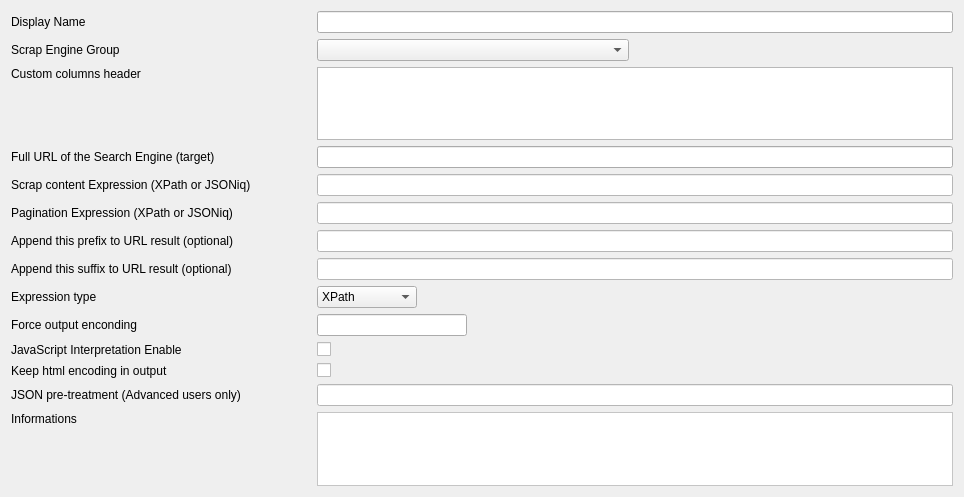
              <widget class="QWidget" name="scrollAreaWidgetContents_6">
               <property name="geometry">
                <rect>
                 <x>0</x>
                 <y>0</y>
                 <width>964</width>
                 <height>497</height>
                </rect>
               </property>
               <layout class="QVBoxLayout" name="verticalLayout_25">
                <item>
                 <layout class="QGridLayout" name="gridLayout_4">
                  <property name="topMargin">
                   <number>0</number>
                  </property>
                  <item row="16" column="0" colspan="2">
                   <spacer name="verticalSpacer_8">
                    <property name="orientation">
                     <enum>Qt::Vertical</enum>
                    </property>
                    <property name="sizeHint" stdset="0">
                     <size>
                      <width>20</width>
                      <height>40</height>
                     </size>
                    </property>
                   </spacer>
                  </item>
                  <item row="2" column="0">
                   <widget class="QLabel" name="label_30">
                    <property name="sizePolicy">
                     <sizepolicy hsizetype="Preferred" vsizetype="Preferred">
                      <horstretch>0</horstretch>
                      <verstretch>0</verstretch>
                     </sizepolicy>
                    </property>
                    <property name="minimumSize">
                     <size>
                      <width>300</width>
                      <height>0</height>
                     </size>
                    </property>
                    <property name="text">
                     <string>Display Name</string>
                    </property>
                   </widget>
                  </item>
                  <item row="12" column="1">
                   <widget class="QCheckBox" name="javascriptInterpretationEnable">
                    <property name="maximumSize">
                     <size>
                      <width>20</width>
                      <height>16777215</height>
                     </size>
                    </property>
                    <property name="text">
                     <string/>
                    </property>
                   </widget>
                  </item>
                  <item row="8" column="0">
                   <widget class="QLabel" name="label_54">
                    <property name="sizePolicy">
                     <sizepolicy hsizetype="Preferred" vsizetype="Preferred">
                      <horstretch>0</horstretch>
                      <verstretch>0</verstretch>
                     </sizepolicy>
                    </property>
                    <property name="minimumSize">
                     <size>
                      <width>300</width>
                      <height>0</height>
                     </size>
                    </property>
                    <property name="text">
                     <string>Append this prefix to URL result (optional)</string>
                    </property>
                   </widget>
                  </item>
                  <item row="14" column="0">
                   <widget class="QLabel" name="label_57">
                    <property name="sizePolicy">
                     <sizepolicy hsizetype="Preferred" vsizetype="Preferred">
                      <horstretch>0</horstretch>
                      <verstretch>0</verstretch>
                     </sizepolicy>
                    </property>
                    <property name="minimumSize">
                     <size>
                      <width>300</width>
                      <height>0</height>
                     </size>
                    </property>
                    <property name="toolTip">
                     <string>This functionnality is very usefull if you scrap asynchronous data where the HTML is returned inside a JSON Object or JSON Array.
RDDZ Scraper will get the content of the JSON array or Object you specified, and then execute the XPATH on it.</string>
                    </property>
                    <property name="text">
                     <string>JSON pre-treatment (Advanced users only)</string>
                    </property>
                   </widget>
                  </item>
                  <item row="9" column="0">
                   <widget class="QLabel" name="label_36">
                    <property name="sizePolicy">
                     <sizepolicy hsizetype="Preferred" vsizetype="Preferred">
                      <horstretch>0</horstretch>
                      <verstretch>0</verstretch>
                     </sizepolicy>
                    </property>
                    <property name="minimumSize">
                     <size>
                      <width>300</width>
                      <height>0</height>
                     </size>
                    </property>
                    <property name="text">
                     <string>Append this suffix to URL result (optional)</string>
                    </property>
                   </widget>
                  </item>
                  <item row="6" column="0">
                   <widget class="QLabel" name="label_10">
                    <property name="sizePolicy">
                     <sizepolicy hsizetype="Preferred" vsizetype="Preferred">
                      <horstretch>0</horstretch>
                      <verstretch>0</verstretch>
                     </sizepolicy>
                    </property>
                    <property name="minimumSize">
                     <size>
                      <width>300</width>
                      <height>0</height>
                     </size>
                    </property>
                    <property name="toolTip">
                     <string>&lt;!DOCTYPE HTML PUBLIC &quot;-//W3C//DTD HTML 4.0//EN&quot; &quot;http://www.w3.org/TR/REC-html40/strict.dtd&quot;&gt;
&lt;html&gt;&lt;head&gt;&lt;meta name=&quot;qrichtext&quot; content=&quot;1&quot; /&gt;&lt;style type=&quot;text/css&quot;&gt;
p, li { white-space: pre-wrap; }
&lt;/style&gt;&lt;/head&gt;&lt;body style=&quot; font-family:'Sans'; font-size:10pt; font-weight:400; font-style:normal;&quot;&gt;
&lt;p style=&quot; margin-top:0px; margin-bottom:0px; margin-left:0px; margin-right:0px; -qt-block-indent:0; text-indent:0px;&quot;&gt;It must be a valid &lt;a href=&quot;http://www.w3.org/TR/xpath/&quot;&gt;&lt;span style=&quot; text-decoration: underline; color:#0000ff;&quot;&gt;XPath&lt;/span&gt;&lt;/a&gt;&lt;/p&gt;&lt;/body&gt;&lt;/html&gt;</string>
                    </property>
                    <property name="text">
                     <string>Scrap content Expression (XPath or JSONiq)</string>
                    </property>
                   </widget>
                  </item>
                  <item row="5" column="0">
                   <widget class="QLabel" name="label_27">
                    <property name="sizePolicy">
                     <sizepolicy hsizetype="Preferred" vsizetype="Preferred">
                      <horstretch>0</horstretch>
                      <verstretch>0</verstretch>
                     </sizepolicy>
                    </property>
                    <property name="minimumSize">
                     <size>
                      <width>300</width>
                      <height>0</height>
                     </size>
                    </property>
                    <property name="maximumSize">
                     <size>
                      <width>300</width>
                      <height>16777215</height>
                     </size>
                    </property>
                    <property name="text">
                     <string>Full URL of the Search Engine (target)</string>
                    </property>
                   </widget>
                  </item>
                  <item row="7" column="0">
                   <widget class="QLabel" name="label_31">
                    <property name="sizePolicy">
                     <sizepolicy hsizetype="Preferred" vsizetype="Preferred">
                      <horstretch>0</horstretch>
                      <verstretch>0</verstretch>
                     </sizepolicy>
                    </property>
                    <property name="minimumSize">
                     <size>
                      <width>300</width>
                      <height>0</height>
                     </size>
                    </property>
                    <property name="toolTip">
                     <string>&lt;!DOCTYPE HTML PUBLIC &quot;-//W3C//DTD HTML 4.0//EN&quot; &quot;http://www.w3.org/TR/REC-html40/strict.dtd&quot;&gt;
&lt;html&gt;&lt;head&gt;&lt;meta name=&quot;qrichtext&quot; content=&quot;1&quot; /&gt;&lt;style type=&quot;text/css&quot;&gt;
p, li { white-space: pre-wrap; }
&lt;/style&gt;&lt;/head&gt;&lt;body style=&quot; font-family:'Sans'; font-size:10pt; font-weight:400; font-style:normal;&quot;&gt;
&lt;p style=&quot; margin-top:0px; margin-bottom:0px; margin-left:0px; margin-right:0px; -qt-block-indent:0; text-indent:0px;&quot;&gt;It must be a valid &lt;a href=&quot;http://www.w3.org/TR/xpath/&quot;&gt;&lt;span style=&quot; text-decoration: underline; color:#0000ff;&quot;&gt;XPath&lt;/span&gt;&lt;/a&gt;&lt;/p&gt;&lt;/body&gt;&lt;/html&gt;</string>
                    </property>
                    <property name="text">
                     <string>Pagination Expression (XPath or JSONiq)</string>
                    </property>
                   </widget>
                  </item>
                  <item row="15" column="0">
                   <widget class="QLabel" name="label_55">
                    <property name="sizePolicy">
                     <sizepolicy hsizetype="Preferred" vsizetype="Preferred">
                      <horstretch>0</horstretch>
                      <verstretch>0</verstretch>
                     </sizepolicy>
                    </property>
                    <property name="minimumSize">
                     <size>
                      <width>300</width>
                      <height>0</height>
                     </size>
                    </property>
                    <property name="text">
                     <string>Informations</string>
                    </property>
                    <property name="alignment">
                     <set>Qt::AlignLeading|Qt::AlignLeft|Qt::AlignTop</set>
                    </property>
                   </widget>
                  </item>
                  <item row="12" column="0">
                   <widget class="QLabel" name="label_56">
                    <property name="sizePolicy">
                     <sizepolicy hsizetype="Preferred" vsizetype="Preferred">
                      <horstretch>0</horstretch>
                      <verstretch>0</verstretch>
                     </sizepolicy>
                    </property>
                    <property name="minimumSize">
                     <size>
                      <width>300</width>
                      <height>0</height>
                     </size>
                    </property>
                    <property name="text">
                     <string>JavaScript Interpretation Enable</string>
                    </property>
                   </widget>
                  </item>
                  <item row="4" column="0" alignment="Qt::AlignTop">
                   <widget class="QLabel" name="label_59">
                    <property name="sizePolicy">
                     <sizepolicy hsizetype="Preferred" vsizetype="Preferred">
                      <horstretch>0</horstretch>
                      <verstretch>0</verstretch>
                     </sizepolicy>
                    </property>
                    <property name="minimumSize">
                     <size>
                      <width>300</width>
                      <height>0</height>
                     </size>
                    </property>
                    <property name="text">
                     <string>Custom columns header</string>
                    </property>
                   </widget>
                  </item>
                  <item row="2" column="1" colspan="4">
                   <widget class="QLineEdit" name="customSeDisplayName">
                    <property name="maximumSize">
                     <size>
                      <width>16777215</width>
                      <height>22</height>
                     </size>
                    </property>
                    <property name="styleSheet">
                     <string notr="true"/>
                    </property>
                   </widget>
                  </item>
                  <item row="4" column="1" colspan="4">
                   <widget class="QTableWidget" name="customSeColumnHeaderTable">
                    <property name="minimumSize">
                     <size>
                      <width>0</width>
                      <height>50</height>
                     </size>
                    </property>
                    <property name="showDropIndicator" stdset="0">
                     <bool>false</bool>
                    </property>
                    <property name="dragDropOverwriteMode">
                     <bool>false</bool>
                    </property>
                    <attribute name="verticalHeaderDefaultSectionSize">
                     <number>25</number>
                    </attribute>
                   </widget>
                  </item>
                  <item row="5" column="1" colspan="4">
                   <widget class="QLineEdit" name="customSeUrl">
                    <property name="sizePolicy">
                     <sizepolicy hsizetype="Expanding" vsizetype="Fixed">
                      <horstretch>0</horstretch>
                      <verstretch>0</verstretch>
                     </sizepolicy>
                    </property>
                    <property name="maximumSize">
                     <size>
                      <width>16777215</width>
                      <height>22</height>
                     </size>
                    </property>
                    <property name="styleSheet">
                     <string notr="true"/>
                    </property>
                   </widget>
                  </item>
                  <item row="6" column="1" colspan="4">
                   <widget class="QLineEdit" name="customSeContent">
                    <property name="maximumSize">
                     <size>
                      <width>16777215</width>
                      <height>22</height>
                     </size>
                    </property>
                    <property name="styleSheet">
                     <string notr="true">background-color: rgb(255, 255, 255);</string>
                    </property>
                   </widget>
                  </item>
                  <item row="7" column="1" colspan="4">
                   <widget class="QLineEdit" name="customSePagination">
                    <property name="maximumSize">
                     <size>
                      <width>16777215</width>
                      <height>22</height>
                     </size>
                    </property>
                    <property name="styleSheet">
                     <string notr="true">background-color: rgb(255, 255, 255);</string>
                    </property>
                   </widget>
                  </item>
                  <item row="9" column="1" colspan="4">
                   <widget class="QLineEdit" name="customSeSuffix">
                    <property name="maximumSize">
                     <size>
                      <width>16777215</width>
                      <height>22</height>
                     </size>
                    </property>
                    <property name="styleSheet">
                     <string notr="true">background-color: rgb(255, 255, 255);</string>
                    </property>
                   </widget>
                  </item>
                  <item row="8" column="1" colspan="4">
                   <widget class="QLineEdit" name="customSePrefix">
                    <property name="maximumSize">
                     <size>
                      <width>16777215</width>
                      <height>22</height>
                     </size>
                    </property>
                    <property name="styleSheet">
                     <string notr="true">background-color: rgb(255, 255, 255);</string>
                    </property>
                   </widget>
                  </item>
                  <item row="14" column="1" colspan="4">
                   <widget class="QLineEdit" name="jsonStructure">
                    <property name="maximumSize">
                     <size>
                      <width>16777215</width>
                      <height>22</height>
                     </size>
                    </property>
                    <property name="styleSheet">
                     <string notr="true">background-color: rgb(255, 255, 255);</string>
                    </property>
                   </widget>
                  </item>
                  <item row="15" column="1" colspan="4">
                   <widget class="QTextEdit" name="customSeInformation">
                    <property name="styleSheet">
                     <string notr="true">background-color: rgb(255, 255, 255);</string>
                    </property>
                   </widget>
                  </item>
                  <item row="13" column="1">
                   <widget class="QCheckBox" name="keepHtmlEncoding">
                    <property name="maximumSize">
                     <size>
                      <width>20</width>
                      <height>16777215</height>
                     </size>
                    </property>
                    <property name="text">
                     <string/>
                    </property>
                   </widget>
                  </item>
                  <item row="13" column="0">
                   <widget class="QLabel" name="label_63">
                    <property name="sizePolicy">
                     <sizepolicy hsizetype="Preferred" vsizetype="Preferred">
                      <horstretch>0</horstretch>
                      <verstretch>0</verstretch>
                     </sizepolicy>
                    </property>
                    <property name="minimumSize">
                     <size>
                      <width>300</width>
                      <height>0</height>
                     </size>
                    </property>
                    <property name="text">
                     <string>Keep html encoding in output</string>
                    </property>
                   </widget>
                  </item>
                  <item row="3" column="1" colspan="2">
                   <widget class="QComboBox" name="scrapEngineGroupComboBox"/>
                  </item>
                  <item row="3" column="0">
                   <widget class="QLabel" name="label_65">
                    <property name="sizePolicy">
                     <sizepolicy hsizetype="Preferred" vsizetype="Preferred">
                      <horstretch>0</horstretch>
                      <verstretch>0</verstretch>
                     </sizepolicy>
                    </property>
                    <property name="minimumSize">
                     <size>
                      <width>300</width>
                      <height>0</height>
                     </size>
                    </property>
                    <property name="text">
                     <string>Scrap Engine Group</string>
                    </property>
                   </widget>
                  </item>
                  <item row="10" column="0">
                   <widget class="QLabel" name="label_18">
                    <property name="text">
                     <string>Expression type</string>
                    </property>
                   </widget>
                  </item>
                  <item row="10" column="1">
                   <widget class="QComboBox" name="sourceCodeTypeComboBox">
                    <property name="maximumSize">
                     <size>
                      <width>100</width>
                      <height>16777215</height>
                     </size>
                    </property>
                    <item>
                     <property name="text">
                      <string>XPath</string>
                     </property>
                    </item>
                    <item>
                     <property name="text">
                      <string>JSONiq</string>
                     </property>
                    </item>
                   </widget>
                  </item>
                  <item row="11" column="0">
                   <widget class="QLabel" name="label_22">
                    <property name="text">
                     <string>Force output enconding</string>
                    </property>
                   </widget>
                  </item>
                  <item row="11" column="1">
                   <widget class="QLineEdit" name="forceOutputEncoding">
                    <property name="maximumSize">
                     <size>
                      <width>150</width>
                      <height>16777215</height>
                     </size>
                    </property>
                   </widget>
                  </item>
                  <item row="11" column="2" colspan="3">
                   <spacer name="horizontalSpacer_5">
                    <property name="orientation">
                     <enum>Qt::Horizontal</enum>
                    </property>
                    <property name="sizeHint" stdset="0">
                     <size>
                      <width>40</width>
                      <height>20</height>
                     </size>
                    </property>
                   </spacer>
                  </item>
                 </layout>
                </item>
               </layout>
              </widget>
